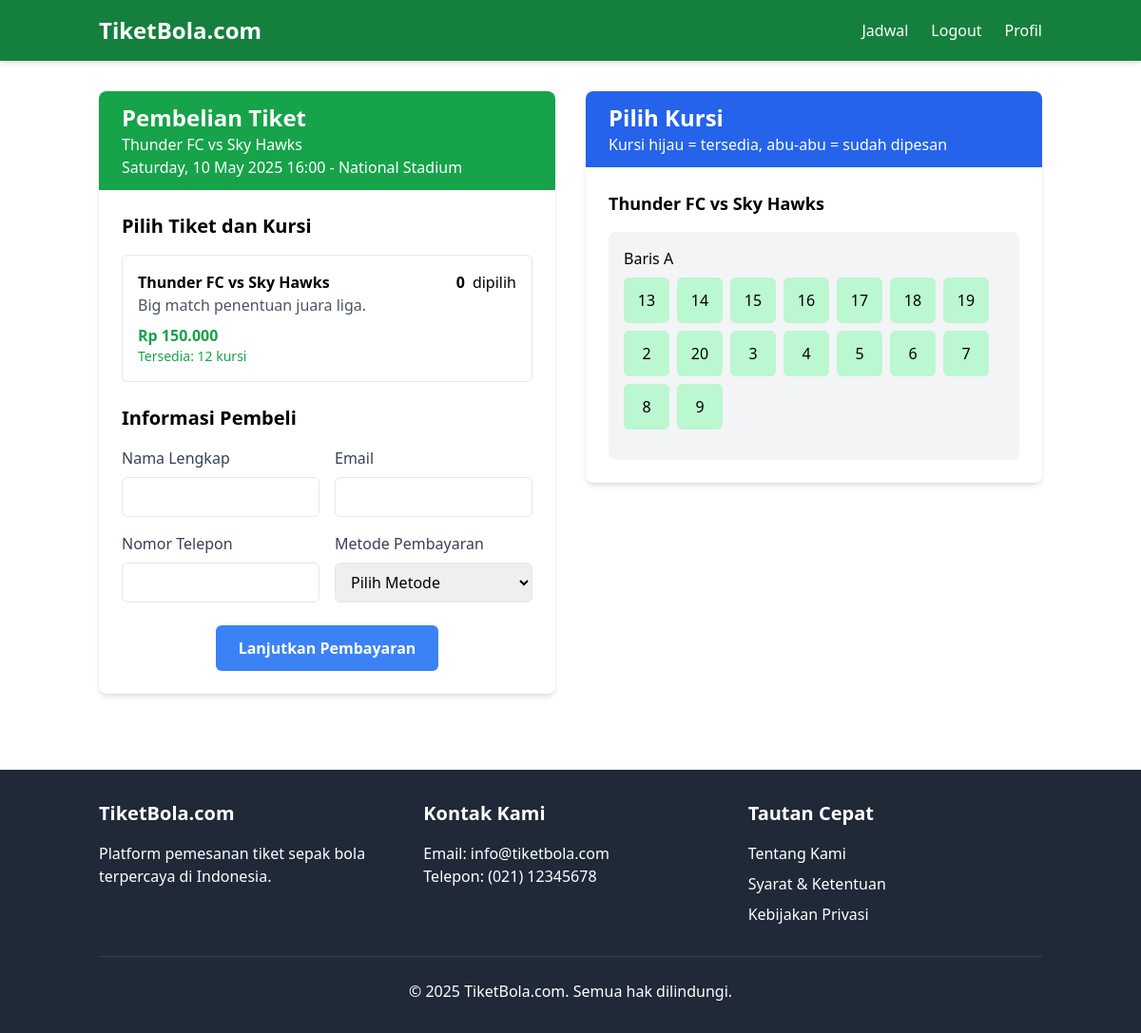
Page /booking.php?match_id=1 (signed in) on the committed database.
### tables this page shows
CREATE TABLE `matches` (
  `id` int NOT NULL AUTO_INCREMENT,
  `team_home` varchar(100) NOT NULL,
  `team_away` varchar(100) NOT NULL,
  `match_date` datetime NOT NULL,
  `stadium` varchar(100) NOT NULL,
  `description` text,
  `created_at` timestamp NULL DEFAULT CURRENT_TIMESTAMP,
  `is_completed` tinyint(1) DEFAULT '0',
  PRIMARY KEY (`id`)
);

CREATE TABLE `tickets` (
  `id` int NOT NULL AUTO_INCREMENT,
  `match_id` int NOT NULL,
  `ticket_type` varchar(50) NOT NULL,
  `price` decimal(10,2) NOT NULL,
  `quantity_available` int DEFAULT '0',
  `description` text,
  PRIMARY KEY (`id`),
  KEY `match_id` (`match_id`),
  CONSTRAINT `tickets_ibfk_1` FOREIGN KEY (`match_id`) REFERENCES `matches` (`id`) ON DELETE CASCADE
);

CREATE TABLE `seats` (
  `id` int NOT NULL AUTO_INCREMENT,
  `match_id` int NOT NULL,
  `ticket_id` int NOT NULL,
  `seat_number` varchar(10) NOT NULL,
  `seat_row` varchar(5) NOT NULL,
  `seat_column` varchar(5) NOT NULL,
  `status` enum('available','booked','reserved') DEFAULT 'available',
  PRIMARY KEY (`id`),
  UNIQUE KEY `unique_seat` (`match_id`,`seat_number`),
  KEY `idx_seats_ticket` (`ticket_id`),
  KEY `idx_seats_status` (`status`),
  CONSTRAINT `fk_seats_tickets` FOREIGN KEY (`ticket_id`) REFERENCES `tickets` (`id`) ON DELETE CASCADE,
  CONSTRAINT `fk_seats_tickets_match` FOREIGN KEY (`match_id`) REFERENCES `tickets` (`match_id`) ON DELETE CASCADE,
  CONSTRAINT `seats_ibfk_1` FOREIGN KEY (`match_id`) REFERENCES `matches` (`id`) ON DELETE CASCADE,
  CONSTRAINT `seats_ibfk_2` FOREIGN KEY (`ticket_id`) REFERENCES `tickets` (`id`) ON DELETE CASCADE
);

### booking.php (the view, shortened to what this page needs)
<?php
require_once __DIR__ . '/config/database.php';
require_once 'includes/header.php';
$match_id = $_GET['match_id'];
$stmt = $pdo->prepare("SELECT * FROM matches WHERE id = ?");
$stmt->execute([$match_id]);
$match = $stmt->fetch(PDO::FETCH_ASSOC);
$match_date = new DateTime($match['match_date']);
$formatted_date = $match_date->format('l, d F Y H:i');
$tickets = $pdo->prepare("
    SELECT
        t.*,
        (t.quantity_available - IFNULL((
            SELECT COUNT(*)
            FROM seats s
            WHERE s.ticket_id = t.id AND s.status = 'booked'
        ), 0)) as available_seats
    FROM tickets t
    WHERE t.match_id = ? AND (t.quantity_available - IFNULL((
        SELECT COUNT(*)
        FROM seats s
        WHERE s.ticket_id = t.id AND s.status = 'booked'
    ), 0)) > 0
");
$tickets->execute([$match_id]);
$tickets = $tickets->fetchAll(PDO::FETCH_ASSOC);
$seats_query = $pdo->prepare("
    SELECT
        s.*,
        t.ticket_type
    FROM seats s
    JOIN tickets t ON s.ticket_id = t.id
    WHERE s.match_id = ? AND s.status = 'available'
    ORDER BY s.ticket_id, s.seat_row, s.seat_column
");
$seats_query->execute([$match_id]);
$available_seats = $seats_query->fetchAll(PDO::FETCH_ASSOC);
$grouped_seats = [];
foreach ($available_seats as $seat) {
    $grouped_seats[$seat['ticket_id']][] = $seat;
}
?>
<div class="container mx-auto px-4 py-8">
    <div class="flex flex-col lg:flex-row gap-8">
        <div class="lg:w-1/2">
            <div class="bg-white rounded-lg shadow-md overflow-hidden">
                <div class="bg-green-600 py-3 px-6">
                    <h2 class="text-white text-2xl font-bold">Pembelian Tiket</h2>
                    <p class="text-white"><?= htmlspecialchars($match['team_home']) ?> vs <?= htmlspecialchars($match['team_away']) ?></p>
                    <p class="text-white"><?= $formatted_date ?> - <?= htmlspecialchars($match['stadium']) ?></p>
                </div>
                <div class="p-6">
                    <form action="process_booking.php" method="post" id="booking-form">
                        <div class="mb-6">
                            <h3 class="text-xl font-semibold mb-4">Pilih Tiket dan Kursi</h3>
                            <?php if (empty($tickets)): ?>
                                <p class="text-red-500">Tiket untuk pertandingan ini sudah habis.</p>
                            <?php else: ?>
                                <div class="space-y-4" id="ticket-selection">
                                    <?php foreach ($tickets as $ticket): ?>
                                    <div class="border rounded-md p-4" data-ticket-id="<?= $ticket['id'] ?>">
                                        <div class="flex justify-between items-start">
                                            <div>
                                                <h4 class="font-bold"><?= htmlspecialchars($ticket['ticket_type']) ?></h4>
                                                <p class="text-gray-600"><?= htmlspecialchars($ticket['description']) ?></p>
                                                <p class="text-green-600 font-bold mt-2">Rp <?= number_format($ticket['price'], 0, ',', '.') ?></p>
                                                <p class="text-sm <?= $ticket['available_seats'] > 0 ? 'text-green-600' : 'text-red-600' ?>">
                                                    Tersedia: <?= $ticket['available_seats'] ?> kursi
                                                </p>
                                            </div>
                                            <div class="flex items-center">
                                                <span id="selected-count-<?= $ticket['id'] ?>" class="mr-2 font-semibold">0</span>
                                                <span>dipilih</span>
                                            </div>
                                        </div>
                                    </div>
                                    <?php endforeach; ?>
                                </div>
                            <?php endif; ?>
                        </div>
                        <?php if (!empty($tickets)): ?>
                        <div class="mb-6">
                            <h3 class="text-xl font-semibold mb-4">Informasi Pembeli</h3>
                            <div class="grid grid-cols-1 md:grid-cols-2 gap-4">
                                <div>
                                    <label class="block text-gray-700 mb-2">Nama Lengkap</label>
                                    <input type="text" name="full_name" required class="w-full border rounded-md py-2 px-3">
                                </div>
                                <div>
                                    <label class="block text-gray-700 mb-2">Email</label>
                                    <input type="email" name="email" required class="w-full border rounded-md py-2 px-3">
                                </div>
                                <div>
                                    <label class="block text-gray-700 mb-2">Nomor Telepon</label>
                                    <input type="tel" name="phone" required class="w-full border rounded-md py-2 px-3">
                                </div>
                                <div>
                                    <label class="block text-gray-700 mb-2">Metode Pembayaran</label>
                                    <select name="payment_method" required class="w-full border rounded-md py-2 px-3">
                                        <option value="">Pilih Metode</option>
                                    </select>
                                </div>
                            </div>
                        </div>
                        <div class="text-center">
                            <button type="submit" class="bg-blue-500 hover:bg-blue-600 text-white font-bold py-3 px-6 rounded-md transition duration-300">
                                Lanjutkan Pembayaran
                            </button>
                        </div>
                        <?php endif; ?>
                    </form>
                </div>
            </div>
        </div>
        <div class="lg:w-1/2">
            <div class="bg-white rounded-lg shadow-md overflow-hidden sticky top-4">
                <div class="bg-blue-600 py-3 px-6">
                    <h2 class="text-white text-2xl font-bold">Pilih Kursi</h2>
                    <p class="text-white">Kursi hijau = tersedia, abu-abu = sudah dipesan</p>
                </div>
                <div class="p-6">
                    <?php if (!empty($grouped_seats)): ?>
                        <div class="space-y-8">
                            <?php foreach ($grouped_seats as $ticket_id => $seats): ?>
                                <?php
                                $ticket_type = $seats[0]['ticket_type'];
                                $rows = array_unique(array_column($seats, 'seat_row'));
                                ?>
                                <div>
                                    <h3 class="text-lg font-semibold mb-4"><?= htmlspecialchars($ticket_type) ?></h3>
                                    <div class="bg-gray-100 p-4 rounded-lg">
                                        <?php foreach ($rows as $row): ?>
                                            <div class="mb-4">
                                                <h4 class="font-medium mb-2">Baris <?= $row ?></h4>
                                                <div class="flex flex-wrap gap-2">
                                                    <?php
                                                    $row_seats = array_filter($seats, function($seat) use ($row) {
                                                        return $seat['seat_row'] == $row;
                                                    });
                                                    ?>
                                                    <?php foreach ($row_seats as $seat): ?>
                                                        <button type="button"
                                                                class="seat-btn w-12 h-12 flex items-center justify-center rounded-md transition-all
                                                                       bg-green-200 hover:bg-green-300 cursor-pointer"
                                                                data-seat-id="<?= $seat['id'] ?>"
                                                                data-ticket-id="<?= $ticket_id ?>"
                                                                data-seat-number="<?= htmlspecialchars($seat['seat_number']) ?>">
                                                            <?= htmlspecialchars($seat['seat_column']) ?>
                                                        </button>
                                                    <?php endforeach; ?>
                                                </div>
                                            </div>
                                        <?php endforeach; ?>
                                    </div>
                                </div>
                            <?php endforeach; ?>
                        </div>
                    <?php else: ?>
                        <p class="text-red-500">Tidak ada kursi yang tersedia untuk pertandingan ini.</p>
                    <?php endif; ?>
                </div>
            </div>
        </div>
    </div>
</div>
<?php require_once 'includes/footer.php'; ?>

### rows in the picture
matches: team_home "Thunder FC", team_away "Sky Hawks", match_date "Saturday, 10 May 2025 16:00", stadium "National Stadium"
tickets: ticket_type "Thunder FC vs Sky Hawks", description "Big match penentuan juara liga.", price "150.000", available_seats "12"
seats: ticket.ticket_type "Thunder FC vs Sky Hawks", row "A", seat_column "13"
seats: seat_column "14"
seats: seat_column "15"
seats: seat_column "16"
seats: seat_column "17"
seats: seat_column "18"
seats: seat_column "19"
seats: seat_column "2"
seats: seat_column "20"
seats: seat_column "3"
seats: seat_column "4"
seats: seat_column "5"
seats: seat_column "6"
seats: seat_column "7"
seats: seat_column "8"
seats: seat_column "9"
